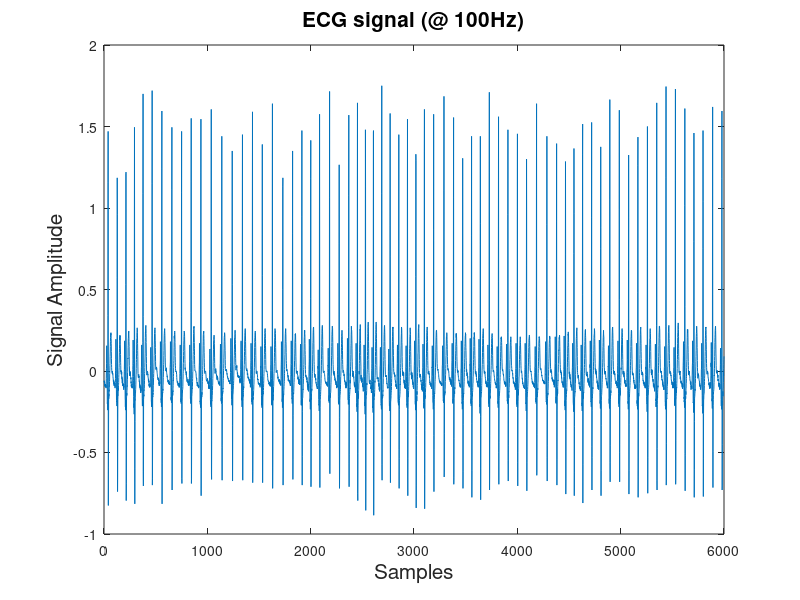

The MATLAB source for this figure:
% plot the ECG signal from the sample
signal=load('ecg.txt');
plot(signal)
xlabel('Samples', 'FontSize', 15)
ylabel('Signal Amplitude', 'FontSize', 15)
title('ECG signal (@ 100Hz)', 'FontSize', 15)
% calculate BPM of an ECG signal
% count of samples greater than their two nearest neighbours
beats=0; 
for k=2:length(signal)-1
    if(signal(k)>signal(k-1) && signal(k)>signal(k+1) && signal(k) > 1)
        beats=beats+1;
    end
end
%divide the beats counted by the signal duration (in minutes)
fs=100;
time_in_sec=length(signal)/fs;
time_in_min=time_in_sec/60;
BPM=beats/time_in_min;
printf('BPM is  %d\n', BPM)
